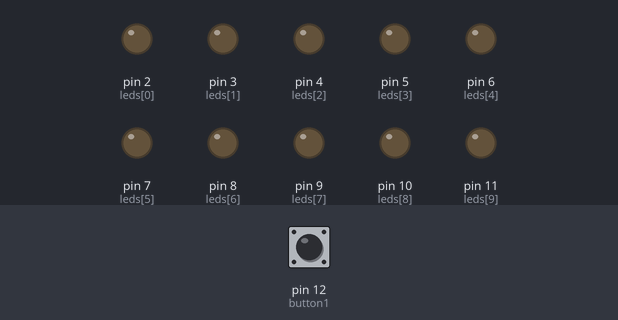
Recording of a sketch running on a simulated Arduino Uno, built with avr-gcc and run on an emulated ATmega328P. Shown: output pins drawn as LEDs (lit = HIGH). The inputs (shaded band) are chosen by the test bench; at power-on: pin 12 (button1) HIGH.

Above: at 1.2 s.
1.3 s: pin 12 (button1) pulled LOW for 0.15 s
At 2.6 s:
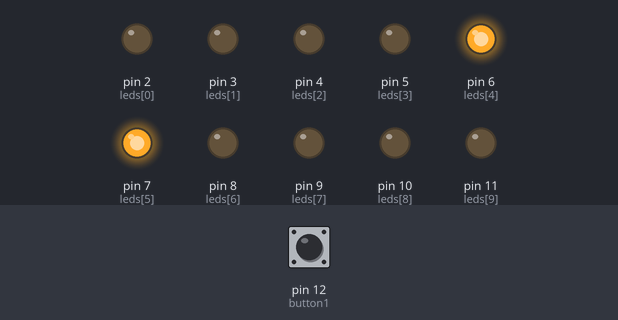
2.9 s: pin 12 (button1) pulled LOW for 3.2 s
At 3.3 s:
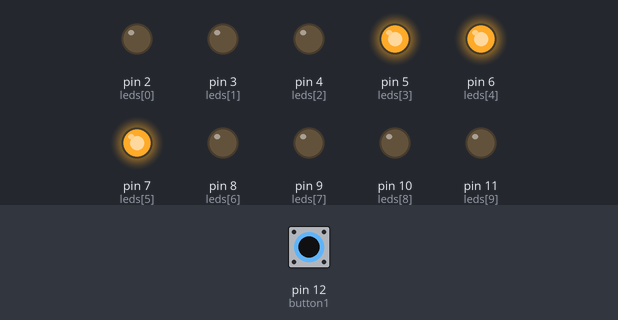
Timing chart, 0 to 7.6 s (numbered marks = the images above; inputs shaded):
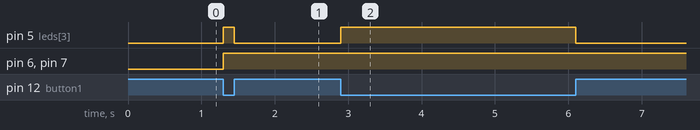

Measured:
- after the input at 1.3 s, pin 5 (leds[3]): LOW → HIGH at once, → LOW 0.15 s later; pin 6 (leds[4]), pin 7 (leds[5]): LOW → HIGH at once
- after the input at 2.9 s, pin 5 (leds[3]): LOW → HIGH at once, → LOW 3.2 s later

The sketch:

sketch_nov15e.ino
```cpp
const int leds[] = {2, 3, 4, 5, 6, 7, 8, 9, 10, 11};
const int button1 = 12;  // left
const int button2 = 13; // right

int currentLedNum = 3;
void setup() {
  // put your setup code here, to run once:
  for (int i = 0; i < 10; i++) {
    pinMode(leds[i], OUTPUT);
  }

  pinMode(button1, INPUT);
  pinMode(button2, INPUT);
}

void loop() {
  // put your main code here, to run repeatedly:
   if (digitalRead(button1) == LOW) {
    // Button is pressed, turn on LEDs 4, 5, and 6
    digitalWrite(leds[3], HIGH);
    digitalWrite(leds[4], HIGH);
    digitalWrite(leds[5], HIGH);

    // Wait for the button to be released
    while (digitalRead(button1) == LOW) {
      delay(10);
    }

    // Button is released, turn off LED 3
    digitalWrite(leds[3], LOW);
  }


}
```
